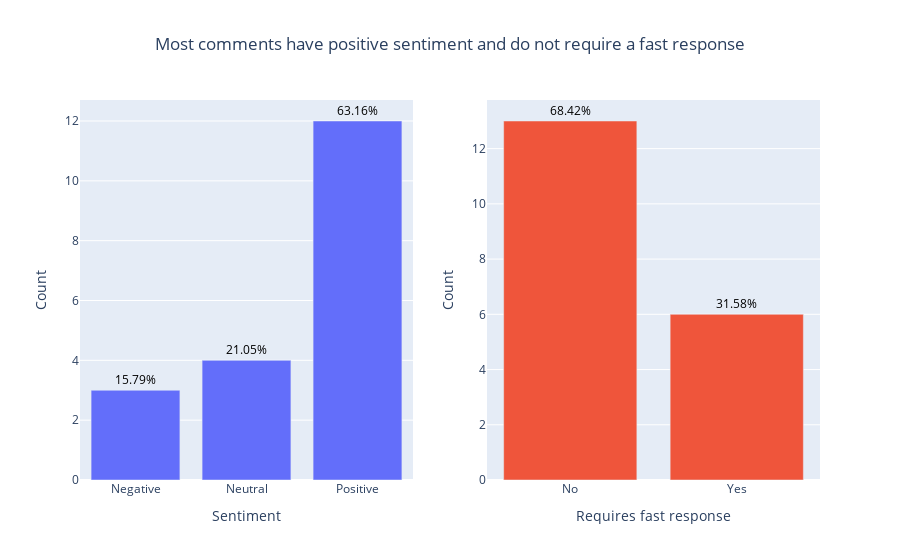

Notebook cell for this chart:
### Code cell
import plotly.graph_objects as go
import pandas as pd
from plotly.subplots import make_subplots

def plot_class_proportions(sentiment_data, respond_data):
    # Count the occurrences of each class for sentiment_data
    sentiment_class_counts = sentiment_data.value_counts().sort_index()
    sentiment_total = sentiment_class_counts.sum()
    sentiment_class_proportions = sentiment_class_counts / sentiment_total * 100

    # Count the occurrences of each class for respond_data
    respond_class_counts = respond_data.value_counts().sort_index()
    respond_total = respond_class_counts.sum()
    respond_class_proportions = respond_class_counts / respond_total * 100

    # Create the figure with subplots
    fig = make_subplots(rows=1, cols=2)

    # Add the bar chart for sentiment_data
    fig.add_trace(go.Bar(x=sentiment_class_counts.index, y=sentiment_class_counts.values),
                  row=1, col=1)

    fig.update_xaxes(title_text="Sentiment", ticktext=["Negative", "Neutral", "Positive"], tickvals=[-1, 0, 1], row=1, col=1)
    fig.update_yaxes(title_text="Count", row=1, col=1)

    # Add the percentage labels to each bar in the Sentiment Class Proportions plot
    for i, proportion in enumerate(sentiment_class_proportions.values):
        fig.add_annotation(
            x=sentiment_class_proportions.index[i],
            y=sentiment_class_counts.values[i],
            text=f"{proportion:.2f}%",
            showarrow=False,
            font=dict(color="black"),
            xanchor="center",
            yanchor="bottom",
            row=1,
            col=1,
        )

    # Add the bar chart for respond_data
    fig.add_trace(go.Bar(x=respond_class_counts.index, y=respond_class_counts.values),
                  row=1, col=2)
    fig.update_xaxes(title_text="Requires fast response", ticktext=["No", "Yes"],  tickvals=[0, 1], row=1, col=2)
    fig.update_yaxes(title_text="Count", row=1, col=2)

    # Add the percentage labels to each bar in the Respond Class Proportions plot
    for i, proportion in enumerate(respond_class_proportions.values):
        fig.add_annotation(
            x=respond_class_proportions.index[i],
            y=respond_class_counts.values[i],
            text=f"{proportion:.2f}%",
            showarrow=False,
            font=dict(color="black"),
            xanchor="center",
            yanchor="bottom",
            row=1,
            col=2,
        )

    # Set the figure title and layout
    fig.update_layout(title="Most comments have positive sentiment and do not require a fast response", 
                      showlegend=False, title_x=0.5)

    # Show the figure
    fig.show()


plot_class_proportions(sentiment_hl_dict, respond_hl_dict)

### Figure 1 — Plotly figure (JSON) as saved in the notebook; plotly's stock layout.template omitted (floating-point values rounded to 4 significant figures)
{"data": [{"type": "bar", "x": [-1, 0, 1], "xaxis": "x", "y": [3, 4, 12], "yaxis": "y"}, {"type": "bar", "x": [0, 1], "xaxis": "x2", "y": [13, 6], "yaxis": "y2"}], "layout": {"annotations": [{"font": {"color": "black"}, "showarrow": false, "text": "15.79%", "x": -1, "xanchor": "center", "xref": "x", "y": 3, "yanchor": "bottom", "yref": "y"}, {"font": {"color": "black"}, "showarrow": false, "text": "21.05%", "x": 0, "xanchor": "center", "xref": "x", "y": 4, "yanchor": "bottom", "yref": "y"}, {"font": {"color": "black"}, "showarrow": false, "text": "63.16%", "x": 1, "xanchor": "center", "xref": "x", "y": 12, "yanchor": "bottom", "yref": "y"}, {"font": {"color": "black"}, "showarrow": false, "text": "68.42%", "x": 0, "xanchor": "center", "xref": "x2", "y": 13, "yanchor": "bottom", "yref": "y2"}, {"font": {"color": "black"}, "showarrow": false, "text": "31.58%", "x": 1, "xanchor": "center", "xref": "x2", "y": 6, "yanchor": "bottom", "yref": "y2"}], "showlegend": false, "title": {"text": "Most comments have positive sentiment and do not require a fast response", "x": 0.5}, "xaxis": {"anchor": "y", "domain": [0, 0.45], "ticktext": ["Negative", "Neutral", "Positive"], "tickvals": [-1, 0, 1], "title": {"text": "Sentiment"}}, "xaxis2": {"anchor": "y2", "domain": [0.55, 1], "ticktext": ["No", "Yes"], "tickvals": [0, 1], "title": {"text": "Requires fast response"}}, "yaxis": {"anchor": "x", "domain": [0, 1], "title": {"text": "Count"}}, "yaxis2": {"anchor": "x2", "domain": [0, 1], "title": {"text": "Count"}}}}
